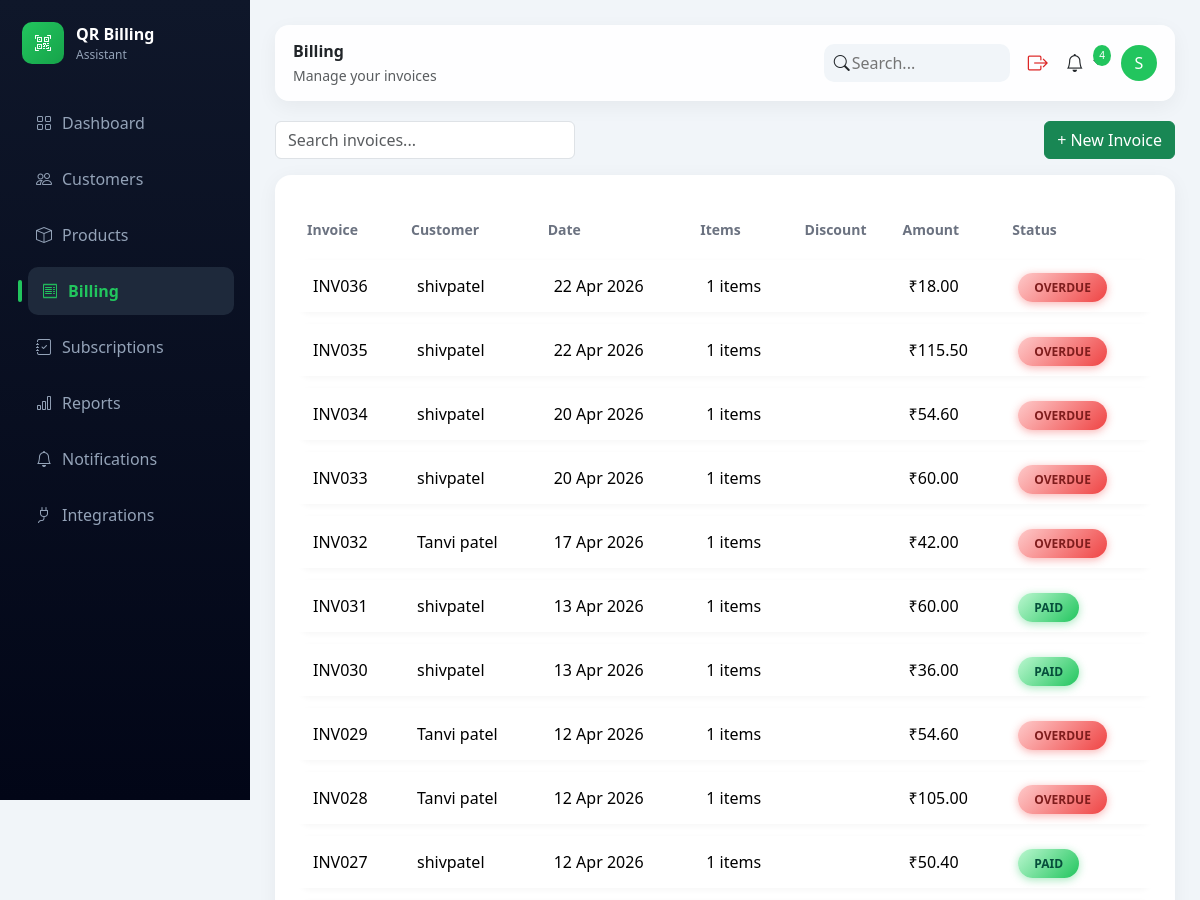
The page /invoice/ (signed in, upper part) on the database as committed earlier.
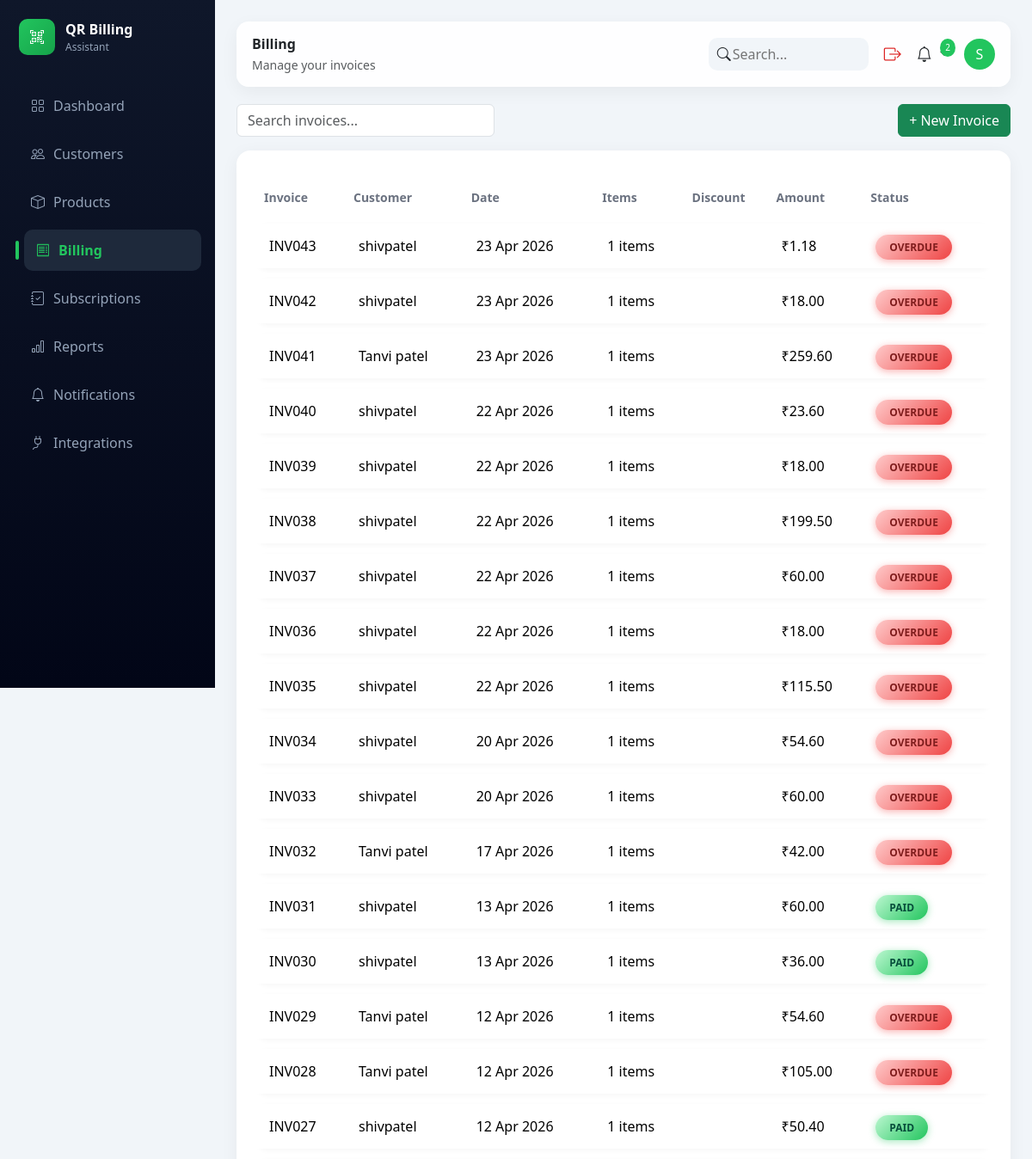
The same page on the database as committed later.
### invoice/models.py (models this page shows, shortened)
class Invoice(models.Model):
    PAYMENT_STATUS = [
        ('PAID', 'Paid'),
        ('PENDING', 'Pending'),
        ('OVERDUE', 'Overdue'),
    ]
    INVOICE_TYPE = [
        ("PRODUCT", "Product"),
        ("SUBSCRIPTION", "Subscription"),
    ]
    invoice_number = models.CharField(max_length=20, unique=True, blank=True)
    customer = models.ForeignKey(
        settings.AUTH_USER_MODEL,
        on_delete=models.CASCADE
    )
    subscription = models.ForeignKey(
        Subscription,
        on_delete=models.CASCADE,
        null=True,
        blank=True
    )
    invoice_type = models.CharField(
        max_length=20,
        choices=INVOICE_TYPE,
        default="PRODUCT"
    )
    date = models.DateTimeField(auto_now_add=True)
    total_amount = models.DecimalField(max_digits=10, decimal_places=2, default=0)
    payment_status = models.CharField(
        max_length=20,
        choices=PAYMENT_STATUS,
        default='PENDING'
    )
    razorpay_order_id = models.CharField(max_length=200, blank=True, null=True)
    razorpay_payment_id = models.CharField(max_length=200, blank=True, null=True)
    def save(self, *args, **kwargs):
        super().save(*args, **kwargs)

### accounts/models.py (models this page shows, shortened)
class User(AbstractUser):
    USER_TYPE = (
        ('admin', 'Admin'),
        ('customer', 'Customer'),
    )
    user_type = models.CharField(max_length=20, choices=USER_TYPE)
    phone = models.CharField(max_length=15, blank=True, null=True)
    profile_image = models.ImageField(
        upload_to='profile_images/',
        blank=True,
        null=True
    )

### billing/models.py (models this page shows, shortened)
class Customer(models.Model):
    user = models.OneToOneField(
        settings.AUTH_USER_MODEL,
        on_delete=models.CASCADE,
        related_name="customer_profile"
    )
    full_name = models.CharField(max_length=100)
    phone = models.CharField(max_length=15)
    address = models.TextField()

### invoice/views.py (the view, shortened to what this page needs)
# urls.py: path("", views.billing_list, name="invoice_list"),
@login_required
def billing_list(request):
    client = razorpay.Client(
        auth=(settings.RAZORPAY_KEY_ID, settings.RAZORPAY_KEY_SECRET)
    )
    search_query = request.GET.get("search")
    invoices = Invoice.objects.all().order_by("-date")
    today = timezone.now().date()
    for invoice in invoices:
        if invoice.payment_status == "PENDING":
            if today > invoice.date.date() + timedelta(days=2):
                invoice.payment_status = "OVERDUE"
                invoice.save()
    if search_query:
        invoices = invoices.filter(
            Q(invoice_number__icontains=search_query) |
            Q(customer__username__icontains=search_query)
        )
    return render(request, "dashboard/billing.html", {
        "invoices": invoices,
        "customers": User.objects.filter(is_staff=False),
        "products": Product.objects.all(),
        "RAZORPAY_KEY_ID": settings.RAZORPAY_KEY_ID,
        "page_title": "Billing",
        "page_subtitle": "Manage your invoices",
    })

### notifications/context_processors.py (called while the page is built)
def notification_data(request):
    if request.user.is_authenticated:
        latest_notifications = Notification.objects.filter(
            user=request.user
        ).order_by('-created_at')[:5]
        unread_notifications = Notification.objects.filter(
            user=request.user,
            is_read=False
        ).count()
    else:
        latest_notifications = []
        unread_notifications = 0
    return {
        'latest_notifications': latest_notifications,
        'unread_notifications': unread_notifications
    }

### billing/templates/dashboard/billing.html (shortened to what this page needs)
{% extends "dashboard/base.html" %}
{% block content %}
<div class="d-flex justify-content-between align-items-center mb-3">
<form method="GET" style="width:300px;">
<input type="text" name="search" class="form-control" placeholder="Search invoices...">
</form>
<button class="btn btn-success" data-bs-toggle="modal" data-bs-target="#invoiceModal">
+ New Invoice
</button>
</div>
<div class="dashboard-card p-4">
<div class="table-responsive">
<table class="table align-middle">
<thead>
<tr>
<th>Invoice</th>
<th>Customer</th>
<th>Date</th>
<th>Items</th>
<th>Discount</th>
<th>Amount</th>
<th>Status</th>
</tr>
</thead>
<tbody>
{% for invoice in invoices %}
<tr>
<td>{{ invoice.invoice_number }}</td>
<td>{{ invoice.customer.customer_profile.full_name }}</td>
<td>{{ invoice.date|date:"d M Y" }}</td>
<td>{{ invoice.items.count }} items</td>
<td>
</td>
<td>₹{{ invoice.total_amount }}</td>
<td>
{% if invoice.payment_status == "PAID" %}
<span class="status-paid">PAID</span>
{% elif invoice.payment_status == "PENDING" %}
<span class="status-pending" style="cursor:pointer;"
      onclick="payInvoice('{{ invoice.razorpay_order_id }}', '{{ invoice.total_amount }}')">
    PENDING
</span>
{% elif invoice.payment_status == "OVERDUE" %}
<span class="status-overdue" style="cursor:pointer;"
      onclick="payInvoice('{{ invoice.razorpay_order_id }}', '{{ invoice.total_amount }}')">
    OVERDUE
</span>
{% endif %}
</td>
</tr>
{% endfor %}
</tbody></table>
</div>
</div>
{% endblock %}

### billing/templates/dashboard/base.html (shortened to what this page needs)
{% load static %}
<!DOCTYPE html>
<html>
<head>
<link href="https://cdn.jsdelivr.net/npm/bootstrap@5.3.2/dist/css/bootstrap.min.css" rel="stylesheet">
<link href="https://cdn.jsdelivr.net/npm/bootstrap-icons@1.11.3/font/bootstrap-icons.css" rel="stylesheet">
</head>
<body>
<div class="sidebar">
<div class="logo">
<div class="logo-box"><i class="bi bi-qr-code-scan"></i></div>
<div>
<div class="logo-title">QR Billing</div>
<div class="logo-sub">Assistant</div>
</div>
</div>
<a href="{% url 'admin_dashboard' %}" class="nav-link {% if request.resolver_match.url_name == 'admin_dashboard' %}active{% endif %}">
<i class="bi bi-grid"></i> Dashboard
</a>
<a href="{% url 'admin_customers' %}" class="nav-link {% if request.resolver_match.url_name == 'admin_customers' %}active{% endif %}">
<i class="bi bi-people"></i> Customers
</a>
<a href="{% url 'admin_products' %}" class="nav-link {% if request.resolver_match.url_name == 'admin_products' %}active{% endif %}">
<i class="bi bi-box"></i> Products
</a>
<a href="{% url 'invoice_list' %}" class="nav-link {% if request.resolver_match.url_name == 'invoice_list' %}active{% endif %}">
<i class="bi bi-receipt"></i> Billing
</a>
<a href="{% url 'subscription_page' %}"
   class="nav-link {% if 'subscription' in request.resolver_match.url_name %}active{% endif %}">
   <i class="bi bi-journal-check"></i> Subscriptions
</a>
<a href="{% url 'reports' %}" class="nav-link {% if 'report' in request.resolver_match.url_name %}active{% endif %}">
<i class="bi bi-bar-chart"></i> Reports
</a>
<a href="{% url 'notifications' %}" class="nav-link {% if 'notification' in request.resolver_match.url_name %}active{% endif %}">
<i class="bi bi-bell"></i> Notifications
</a>
<a href="{% url 'integrations_page' %}"
   class="nav-link {% if request.resolver_match.url_name == 'integrations_page' %}active{% endif %}">
   <i class="bi bi-plug"></i> Integrations
</a>
</div>
<div class="main">
<div class="topbar">
<div>
<strong>{{ page_title }}</strong><br>
<small class="text-muted">{{ page_subtitle }}</small>
</div>
<div class="topbar-right">
<form method="GET" action="{% url 'global_search' %}" class="search-box">
<i class="bi bi-search"></i>
<input type="text" name="q" placeholder="Search...">
</form>
<a href="{% url 'logout' %}">
<i class="bi bi-box-arrow-right logout-icon"></i>
</a>
<div class="dropdown">
    <a href="{% url 'notifications' %}"
       class="icon-btn dropdown-toggle text-dark text-decoration-none"
       data-bs-toggle="dropdown"
       onclick="event.preventDefault();">
        <i class="bi bi-bell"></i>
       {% if unread_notifications > 0 %}
        <span class="notification-badge">{{ unread_notifications }}</span>
        {% endif %}
    </a>
</div>
<div style="position:relative">
<div class="profile-circle" onclick="toggleMenu()">
{{ request.user.username|first|upper }}
</div>
</div>
</div>
</div>
{% block content %}{% endblock %}
</div>
</body>
</html>

Rows that differ between the two databases and show on the page:
added Invoice: invoice_number "INV043", customer.customer_profile.full_name "shivpatel", date "23 Apr 2026", items.count "1", total_amount "1.18"
added Invoice: invoice_number "INV042", customer.customer_profile.full_name "shivpatel", date "23 Apr 2026", items.count "1", total_amount "18.00"
added Invoice: invoice_number "INV041", customer.customer_profile.full_name "Tanvi patel", date "23 Apr 2026", items.count "1", total_amount "259.60"
added Invoice: invoice_number "INV040", customer.customer_profile.full_name "shivpatel", date "22 Apr 2026", items.count "1", total_amount "23.60"
added Invoice: invoice_number "INV039", customer.customer_profile.full_name "shivpatel", date "22 Apr 2026", items.count "1", total_amount "18.00"
added Invoice: invoice_number "INV038", customer.customer_profile.full_name "shivpatel", date "22 Apr 2026", items.count "1", total_amount "199.50"
added Invoice: invoice_number "INV037", customer.customer_profile.full_name "shivpatel", date "22 Apr 2026", items.count "1", total_amount "60.00"
Other text that changed with them:
{{ unread_notifications }}: "4" → "2"
